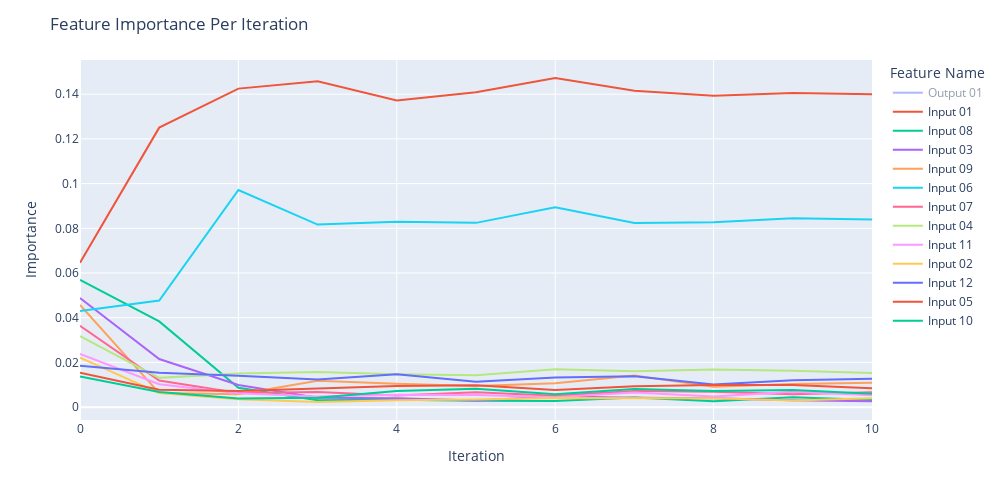

Here is the notebook cell this chart was saved with:
### Code cell
fig = px.line(df_imp, x='Iteration', y="Importance", color = "Feature Name")

fig.update_layout(
    autosize=False,
    width=1000,
    height=500,
    title_text=f"Feature Importance Per Iteration",
    #paper_bgcolor='#2d3035',
    #plot_bgcolor='#2d3035', 
)

fig.show()

### Figure 1 — Plotly figure (JSON) as saved in the notebook; plotly's stock layout.template omitted (floating-point values rounded to 4 significant figures)
{"data": [{"hovertemplate": "Feature Name=Output 01<br>Iteration=%{x}<br>Importance=%{y}<extra></extra>", "legendgroup": "Output 01", "line": {"color": "#636efa", "dash": "solid"}, "marker": {"symbol": "circle"}, "mode": "lines", "name": "Output 01", "orientation": "v", "showlegend": true, "type": "scatter", "visible": "legendonly", "x": [0, 1, 2, 3, 4, 5, 6, 7, 8, 9, 10], "xaxis": "x", "y": [0.5793, 0.6897, 0.6799, 0.6988, 0.7022, 0.7025, 0.688, 0.6883, 0.7026, 0.6954, 0.7012], "yaxis": "y"}, {"hovertemplate": "Feature Name=Input 01<br>Iteration=%{x}<br>Importance=%{y}<extra></extra>", "legendgroup": "Input 01", "line": {"color": "#EF553B", "dash": "solid"}, "marker": {"symbol": "circle"}, "mode": "lines", "name": "Input 01", "orientation": "v", "showlegend": true, "type": "scatter", "x": [0, 1, 2, 3, 4, 5, 6, 7, 8, 9, 10], "xaxis": "x", "y": [0.06456, 0.125, 0.1425, 0.1458, 0.1372, 0.1408, 0.1472, 0.1415, 0.1393, 0.1405, 0.14], "yaxis": "y"}, {"hovertemplate": "Feature Name=Input 08<br>Iteration=%{x}<br>Importance=%{y}<extra></extra>", "legendgroup": "Input 08", "line": {"color": "#00cc96", "dash": "solid"}, "marker": {"symbol": "circle"}, "mode": "lines", "name": "Input 08", "orientation": "v", "showlegend": true, "type": "scatter", "x": [0, 1, 2, 3, 4, 5, 6, 7, 8, 9, 10], "xaxis": "x", "y": [0.05697, 0.03834, 0.008632, 0.00309, 0.003285, 0.00281, 0.002694, 0.004261, 0.002668, 0.004476, 0.003193], "yaxis": "y"}, {"hovertemplate": "Feature Name=Input 03<br>Iteration=%{x}<br>Importance=%{y}<extra></extra>", "legendgroup": "Input 03", "line": {"color": "#ab63fa", "dash": "solid"}, "marker": {"symbol": "circle"}, "mode": "lines", "name": "Input 03", "orientation": "v", "showlegend": true, "type": "scatter", "x": [0, 1, 2, 3, 4, 5, 6, 7, 8, 9, 10], "xaxis": "x", "y": [0.04877, 0.0215, 0.009936, 0.004225, 0.003984, 0.002966, 0.004801, 0.004224, 0.003996, 0.003124, 0.002627], "yaxis": "y"}, {"hovertemplate": "Feature Name=Input 09<br>Iteration=%{x}<br>Importance=%{y}<extra></extra>", "legendgroup": "Input 09", "line": {"color": "#FFA15A", "dash": "solid"}, "marker": {"symbol": "circle"}, "mode": "lines", "name": "Input 09", "orientation": "v", "showlegend": true, "type": "scatter", "x": [0, 1, 2, 3, 4, 5, 6, 7, 8, 9, 10], "xaxis": "x", "y": [0.04569, 0.006274, 0.005791, 0.0118, 0.01049, 0.009432, 0.01072, 0.01414, 0.009076, 0.0103, 0.01086], "yaxis": "y"}, {"hovertemplate": "Feature Name=Input 06<br>Iteration=%{x}<br>Importance=%{y}<extra></extra>", "legendgroup": "Input 06", "line": {"color": "#19d3f3", "dash": "solid"}, "marker": {"symbol": "circle"}, "mode": "lines", "name": "Input 06", "orientation": "v", "showlegend": true, "type": "scatter", "x": [0, 1, 2, 3, 4, 5, 6, 7, 8, 9, 10], "xaxis": "x", "y": [0.04298, 0.04771, 0.09712, 0.08168, 0.0829, 0.08243, 0.08937, 0.0824, 0.08273, 0.08451, 0.08391], "yaxis": "y"}, {"hovertemplate": "Feature Name=Input 07<br>Iteration=%{x}<br>Importance=%{y}<extra></extra>", "legendgroup": "Input 07", "line": {"color": "#FF6692", "dash": "solid"}, "marker": {"symbol": "circle"}, "mode": "lines", "name": "Input 07", "orientation": "v", "showlegend": true, "type": "scatter", "x": [0, 1, 2, 3, 4, 5, 6, 7, 8, 9, 10], "xaxis": "x", "y": [0.03641, 0.01189, 0.006303, 0.006809, 0.005216, 0.006639, 0.005086, 0.007199, 0.006899, 0.005753, 0.006708], "yaxis": "y"}, {"hovertemplate": "Feature Name=Input 04<br>Iteration=%{x}<br>Importance=%{y}<extra></extra>", "legendgroup": "Input 04", "line": {"color": "#B6E880", "dash": "solid"}, "marker": {"symbol": "circle"}, "mode": "lines", "name": "Input 04", "orientation": "v", "showlegend": true, "type": "scatter", "x": [0, 1, 2, 3, 4, 5, 6, 7, 8, 9, 10], "xaxis": "x", "y": [0.03181, 0.01309, 0.015, 0.01571, 0.01475, 0.01431, 0.01694, 0.01608, 0.01681, 0.01633, 0.01522], "yaxis": "y"}, {"hovertemplate": "Feature Name=Input 11<br>Iteration=%{x}<br>Importance=%{y}<extra></extra>", "legendgroup": "Input 11", "line": {"color": "#FF97FF", "dash": "solid"}, "marker": {"symbol": "circle"}, "mode": "lines", "name": "Input 11", "orientation": "v", "showlegend": true, "type": "scatter", "x": [0, 1, 2, 3, 4, 5, 6, 7, 8, 9, 10], "xaxis": "x", "y": [0.0238, 0.01027, 0.006188, 0.004752, 0.005563, 0.005438, 0.004366, 0.0066, 0.004806, 0.006888, 0.005259], "yaxis": "y"}, {"hovertemplate": "Feature Name=Input 02<br>Iteration=%{x}<br>Importance=%{y}<extra></extra>", "legendgroup": "Input 02", "line": {"color": "#FECB52", "dash": "solid"}, "marker": {"symbol": "circle"}, "mode": "lines", "name": "Input 02", "orientation": "v", "showlegend": true, "type": "scatter", "x": [0, 1, 2, 3, 4, 5, 6, 7, 8, 9, 10], "xaxis": "x", "y": [0.02217, 0.006309, 0.003485, 0.002295, 0.003096, 0.003414, 0.004136, 0.004031, 0.003918, 0.003015, 0.003949], "yaxis": "y"}, {"hovertemplate": "Feature Name=Input 12<br>Iteration=%{x}<br>Importance=%{y}<extra></extra>", "legendgroup": "Input 12", "line": {"color": "#636efa", "dash": "solid"}, "marker": {"symbol": "circle"}, "mode": "lines", "name": "Input 12", "orientation": "v", "showlegend": true, "type": "scatter", "x": [0, 1, 2, 3, 4, 5, 6, 7, 8, 9, 10], "xaxis": "x", "y": [0.01847, 0.01533, 0.01401, 0.01241, 0.01466, 0.01131, 0.01329, 0.01381, 0.01017, 0.01202, 0.01267], "yaxis": "y"}, {"hovertemplate": "Feature Name=Input 05<br>Iteration=%{x}<br>Importance=%{y}<extra></extra>", "legendgroup": "Input 05", "line": {"color": "#EF553B", "dash": "solid"}, "marker": {"symbol": "circle"}, "mode": "lines", "name": "Input 05", "orientation": "v", "showlegend": true, "type": "scatter", "x": [0, 1, 2, 3, 4, 5, 6, 7, 8, 9, 10], "xaxis": "x", "y": [0.01537, 0.007806, 0.007262, 0.008438, 0.009471, 0.009741, 0.007624, 0.009362, 0.009862, 0.009952, 0.008429], "yaxis": "y"}, {"hovertemplate": "Feature Name=Input 10<br>Iteration=%{x}<br>Importance=%{y}<extra></extra>", "legendgroup": "Input 10", "line": {"color": "#00cc96", "dash": "solid"}, "marker": {"symbol": "circle"}, "mode": "lines", "name": "Input 10", "orientation": "v", "showlegend": true, "type": "scatter", "x": [0, 1, 2, 3, 4, 5, 6, 7, 8, 9, 10], "xaxis": "x", "y": [0.01367, 0.006779, 0.003837, 0.004186, 0.007171, 0.008206, 0.005722, 0.008113, 0.00717, 0.007692, 0.005973], "yaxis": "y"}], "layout": {"autosize": false, "height": 500, "legend": {"title": {"text": "Feature Name"}, "tracegroupgap": 0}, "margin": {"t": 60}, "title": {"text": "Feature Importance Per Iteration"}, "width": 1000, "xaxis": {"anchor": "y", "autorange": true, "domain": [0, 1], "range": [0, 10], "title": {"text": "Iteration"}, "type": "linear"}, "yaxis": {"anchor": "x", "autorange": true, "domain": [0, 1], "range": [-0.005758, 0.1553], "title": {"text": "Importance"}, "type": "linear"}}}
